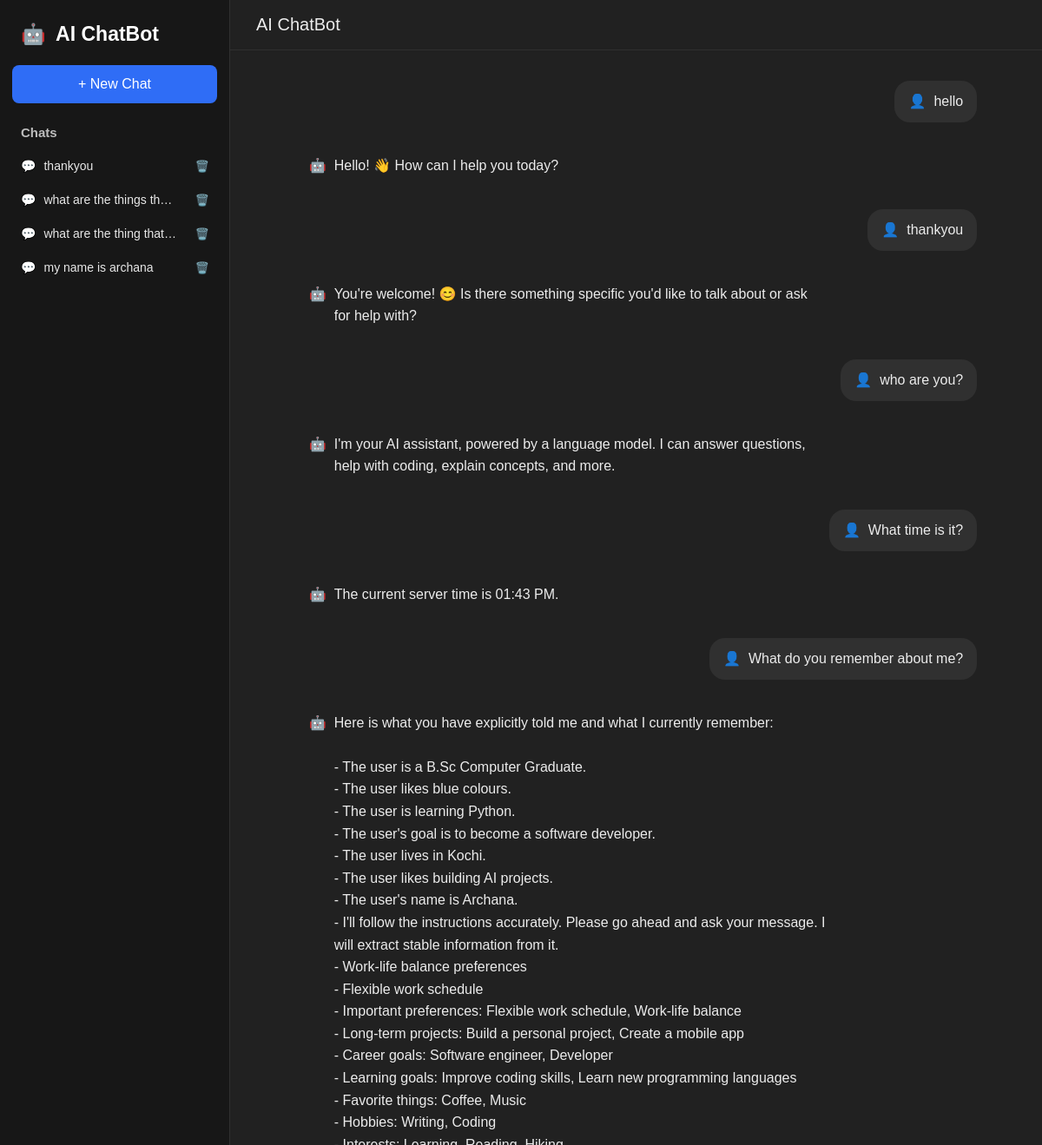
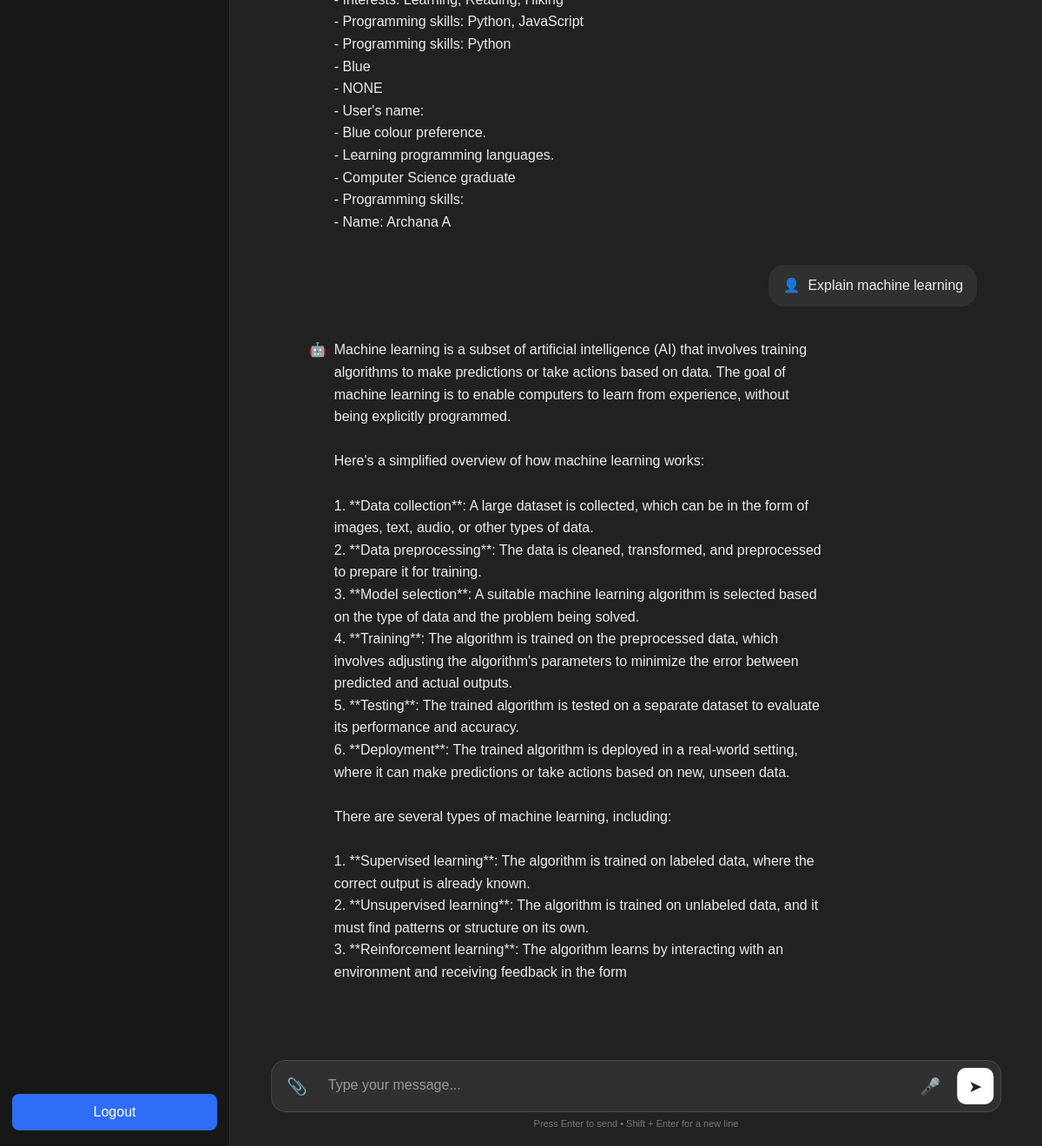
The page / (signed in) on the database its author committed (2 pictures, top to bottom).
### tables this page shows
CREATE TABLE conversations (
            id INTEGER PRIMARY KEY AUTOINCREMENT,
            user_id INTEGER NOT NULL,
            title TEXT DEFAULT 'New Chat',
            created_at TIMESTAMP DEFAULT CURRENT_TIMESTAMP,

            FOREIGN KEY(user_id)
                REFERENCES users(id)
                ON DELETE CASCADE
        );

CREATE TABLE messages (
            id INTEGER PRIMARY KEY AUTOINCREMENT,
            conversation_id INTEGER NOT NULL,
            role TEXT NOT NULL,
            content TEXT NOT NULL,
            created_at TIMESTAMP DEFAULT CURRENT_TIMESTAMP,

            FOREIGN KEY(conversation_id)
                REFERENCES conversations(id)
                ON DELETE CASCADE
        );

### app.py (the view, shortened to what this page needs)
@app.route("/")
def home():
    if "user" not in session:
        return redirect("/login")
    user_id = session["user"]
    chats = get_conversations(user_id)
    conversation_id = session.get("conversation_id")
    messages = []
    if conversation_id:
        chat_ids = {chat[0] for chat in chats}
        if conversation_id in chat_ids:
            messages = get_messages(conversation_id)
        else:
            conversation_id = None
            session.pop("conversation_id", None)
    return render_template("index.html", chats=chats, messages=messages)

### chatbot/database.py (called while the page is built)
def get_connection():
    conn = sqlite3.connect(
        DATABASE,
        timeout=10,
        check_same_thread=False
    )
    conn.execute("PRAGMA foreign_keys = ON")
    conn.execute("PRAGMA journal_mode = WAL")
    conn.execute("PRAGMA busy_timeout = 10000")
    return conn

def get_conversations(user_id):
    conn = get_connection()
    cursor = conn.cursor()
    cursor.execute(
        """
        SELECT id, title
        FROM conversations
        WHERE user_id = ?
        ORDER BY created_at DESC, id DESC
        """,
        (user_id,)
    )
    chats = cursor.fetchall()
    conn.close()
    return chats

def get_messages(conversation_id):
    conn = get_connection()
    cursor = conn.cursor()
    cursor.execute(
        """
        SELECT role, content
        FROM messages
        WHERE conversation_id = ?
        ORDER BY id
        """,
        (conversation_id,)
    )
    messages = cursor.fetchall()
    conn.close()
    return messages

### templates/index.html (shortened to what this page needs)
<!DOCTYPE html>
<html lang="en">
<head>
    <link rel="stylesheet"
          href="{{ url_for('static', filename='style.css') }}">
</head>
<body>
<div class="app">
    <aside class="sidebar">
        <div class="logo">
            🤖 <span>AI ChatBot</span>
        </div>
        <a href="/new_chat" class="new-chat">
            + New Chat
        </a>
        <div class="history">
            <h3>Chats</h3>
            {% for chat in chats %}
            <div class="chat-item">
                <a href="/conversation/{{ chat[0] }}"
                   class="chat-link">
                    💬
                    <span>{{ chat[1] }}</span>
                </a>
                <a href="/delete_chat/{{ chat[0] }}"
                   class="delete-btn"
                   onclick="return confirm('Delete this chat?')">
                    🗑️
                </a>
            </div>
            {% else %}
            <p class="no-chats">
                No previous chats
            </p>
            {% endfor %}
        </div>
        <a href="/logout" class="logout">
            Logout
        </a>
    </aside>
    <main class="main">
        <header class="topbar">
            <h1>AI ChatBot</h1>
        </header>
        <div id="chat-box" class="chat-box">
            {% if messages %}
                {% for msg in messages %}
                    {% if msg[0] == "user" %}
                    <div class="message-row user-row">
                        <div class="user-message">
                            <span class="avatar">👤</span>
                            <span>{{ msg[1] }}</span>
                        </div>
                    </div>
                    {% else %}
                    <div class="message-row bot-row">
                        <div class="bot-message">
                            <span class="avatar">🤖</span>
                            <span>{{ msg[1] }}</span>
                        </div>
                    </div>
                    {% endif %}
                {% endfor %}
            {% endif %}
        </div>
        <div class="input-wrapper">
            <div class="input-area">
                <button
                    id="attach-btn"
                    class="icon-btn"
                    type="button"
                    title="Attach file">
                    📎
                </button>
                <textarea
                    id="user-input"
                    rows="1"
                    placeholder="Type your message..."
                    autocomplete="off"></textarea>
                <button
                    id="voice-btn"
                    class="icon-btn"
                    type="button"
                    title="Voice">
                    🎤
                </button>
                <button
                    id="send-btn"
                    class="send-btn"
                    type="button"
                    onclick="sendMessage()"
                    title="Send">
                    ➤
                </button>
            </div>
            <p class="hint">
                Press Enter to send • Shift + Enter for a new line
            </p>
        </div>
    </main>
</div>
</body>
</html>

### static/style.css (style rules this page uses)
* { margin: 0; padding: 0; box-sizing: border-box; }
html, body { width: 100%; height: 100%; }
body { font-family: Arial, Helvetica, sans-serif; background: #212121; color: #ececec; overflow: hidden; }
.app { display: flex; width: 100%; height: 100vh; }
.sidebar { width: 265px; height: 100vh; background: #171717; border-right: 1px solid #303030; padding: 18px 14px; display: flex; flex-direction: column; flex-shrink: 0; }
.logo { font-size: 23px; font-weight: 700; padding: 8px 10px 22px; color: #ffffff; }
.logo span { margin-left: 5px; }
.new-chat { display: block; text-decoration: none; color: white; background: #2f6df6; padding: 13px 16px; border-radius: 8px; text-align: center; font-size: 16px; margin-bottom: 25px; transition: 0.2s; }
.history { flex: 1; overflow-y: auto; }
.history h3 { font-size: 15px; color: #bdbdbd; margin: 0 10px 12px; }
.chat-item { display: flex; align-items: center; justify-content: space-between; width: 100%; margin-bottom: 3px; border-radius: 7px; transition: background 0.2s; }
.chat-link { display: flex; align-items: center; gap: 9px; min-width: 0; flex: 1; padding: 10px; color: #e8e8e8; text-decoration: none; font-size: 14px; }
.chat-link span { white-space: nowrap; overflow: hidden; text-overflow: ellipsis; }
.delete-btn { text-decoration: none; padding: 9px; color: #999; font-size: 13px; }
.logout { display: block; text-decoration: none; text-align: center; color: white; background: #2f6df6; padding: 12px; border-radius: 8px; margin-top: 15px; }
.main { flex: 1; height: 100vh; position: relative; display: flex; flex-direction: column; min-width: 0; }
.topbar { height: 58px; display: flex; align-items: center; padding: 0 30px; border-bottom: 1px solid #303030; }
.topbar h1 { font-size: 20px; font-weight: 500; }
.chat-box { flex: 1; overflow-y: auto; padding: 35px 8% 150px; scroll-behavior: smooth; }
.message-row { display: flex; margin-bottom: 25px; width: 100%; }
.user-row { justify-content: flex-end; }
.user-message { display: flex; align-items: flex-start; gap: 9px; max-width: 70%; background: #303030; padding: 12px 16px; border-radius: 18px; line-height: 1.5; word-wrap: break-word; white-space: pre-wrap; }
.bot-row { justify-content: flex-start; }
.bot-message { display: flex; align-items: flex-start; gap: 9px; max-width: 80%; padding: 12px 16px; line-height: 1.6; word-wrap: break-word; white-space: pre-wrap; }
.avatar { flex-shrink: 0; }
.input-wrapper { position: absolute; bottom: 20px; left: 50%; transform: translateX(-50%); width: min(850px, 90%); z-index: 10; }
.input-area { display: flex; align-items: center; gap: 10px; background: #303030; border: 1px solid #4a4a4a; border-radius: 16px; padding: 8px; }
.input-area textarea { flex: 1; resize: none; min-height: 42px; max-height: 150px; border: none; outline: none; background: transparent; color: white; font-size: 16px; padding: 11px 5px; font-family: inherit; }
.input-area textarea::placeholder { color: #9a9a9a; }
.icon-btn, .send-btn { width: 42px; height: 42px; border: none; border-radius: 10px; cursor: pointer; background: transparent; color: #ddd; font-size: 19px; display: flex; align-items: center; justify-content: center; flex-shrink: 0; }
.send-btn { background: #ffffff; color: #222; }
.hint { text-align: center; font-size: 11px; color: #777; margin-top: 7px; }

### rows shown on the page
conversations: title "thankyou"
conversations: title "what are the things th…"
conversations: title "what are the thing that…"
conversations: title "my name is archana"
messages: content "hello"
messages: content "Hello! 👋 How can I help you today?"
messages: content "thankyou"
messages: content "You're welcome! 😊 Is there something specific you'd like to talk about or ask for help with?"
messages: content "who are you?"
messages: content "I'm your AI assistant, powered by a language model. I can answer questions, help with coding, explain concepts, and more."
messages: content "What time is it?"
messages: content "The current server time is 01:43 PM."
messages: content "What do you remember about me?"
messages: content "Here is what you have explicitly told me and what I currently remember: - The user is a B.Sc Computer Graduate. - The user likes blue colours. - The user is learning Python. - The user's goal is to become a software developer. - The user lives in Kochi. - The user likes building AI projects. - The user's name is Archana. - I'll follow the instructions accurately. Please go ahead and ask your message. I will extract stable information from it. - Work-life balance preferences - Flexible work schedule - Important preferences: Flexible work schedule, Work-life balance - Long-term projects: Build a personal project, Create a mobile app - Career goals: Software engineer, Developer - Learning…"
messages: content "Explain machine learning"
messages: content "Machine learning is a subset of artificial intelligence (AI) that involves training algorithms to make predictions or take actions based on data. The goal of machine learning is to enable computers to learn from experience, without being explicitly programmed. Here's a simplified overview of how machine learning works: 1. **Data collection**: A large dataset is collected, which can be in the form of images, text, audio, or other types of data. 2. **Data preprocessing**: The data is cleaned, transformed, and preprocessed to prepare it for training. 3. **Model selection**: A suitable machine learning algorithm is selected based on the type of data and the problem being solved. 4.…"
